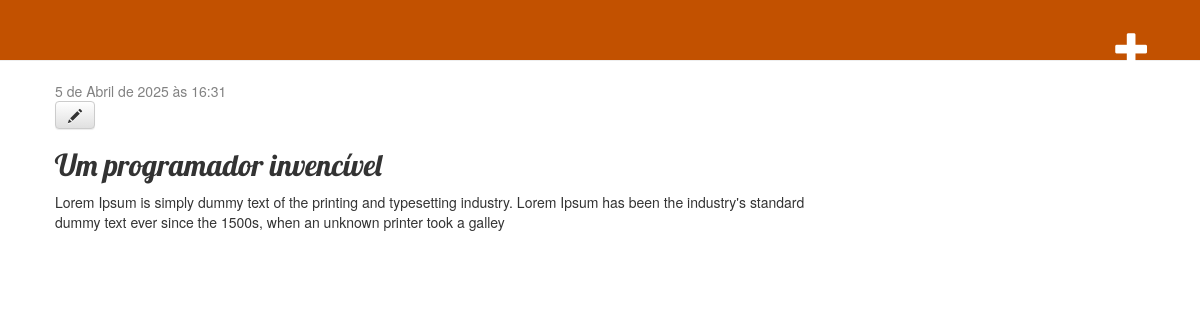
Screenshot of /post/4 (signed in) with the database file from the repository.
### blog/models.py (models this page shows, shortened)
class Post(models.Model):
    author = models.ForeignKey(
        settings.AUTH_USER_MODEL, on_delete=models.CASCADE
        )
    title = models.CharField(max_length=200)
    text = models.TextField()
    created_date = models.DateTimeField(default=timezone.now)
    published_date = models.DateTimeField(blank=True, null=True)

### blog/views.py (the view)
# urls.py: path('post/<int:pk>', views.post_detail, name='post_detail'),
def post_detail(request, pk):
    post = get_object_or_404(Post, pk=pk)
    return render(request, 'blog/post_detail.html', {'post': post})

### blog/templates/blog/post_detail.html
{% extends 'blog/base.html' %}
{% block content %}
    <div class="post">
        {% if post.published_date %}
            <div class="date">
                {{ post.published_date }}
            </div>
        {% endif %}
        {% if user.is_authenticated %}
        <a class="btn btn-default" href="{% url 'post_edit' pk=post.pk %}"><span class="glyphicon glyphicon-pencil"></span></a>
        {% endif %}
        <h2>{{ post.title }}</h2>
        <p>{{ post.text|linebreaksbr }}</p>
    </div>
{% endblock %}

### blog/static/css/blog.css (style rules this page uses)
h1, h2, h3, h4 { font-family: 'Lobster', cursive; }
.date { color: #828282; }
.post { margin-bottom: 70px; }

### rows the page displays
Post: published_date "5 de Abril de 2025 às 16:31", title "Um programador invencível", text "Lorem Ipsum is simply dummy text of the printing and typesetting industry. Lorem Ipsum has been the industry's standard dummy text ever since the 1500s, when an unknown printer took a galley"
